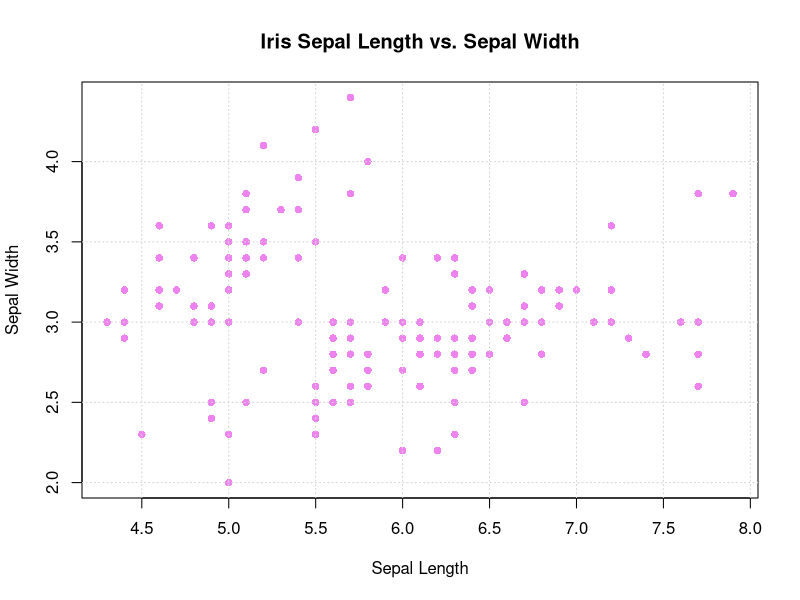

The R source for this figure:
## ---- chunk 1
knitr::opts_chunk$set(collapse = TRUE)
## ---- chunk 2
plot(formula = Sepal.Width ~ Sepal.Length, data = iris,
     main = "Iris Sepal Length vs. Sepal Width",
     xlab = "Sepal Length", ylab = "Sepal Width", 
     pch = 16, col = "violet")
grid()
## ---- chunk 3
long_names_vec <- function(names) {
  return(names[nchar(names) >= 8])
}

long_names_vec(names = c("alexander", "david", "sebastian",
                         "johnathan", "ha",
              "lincoln", "maximo", "mason",
              "luca", "anthony", "kevin"))

